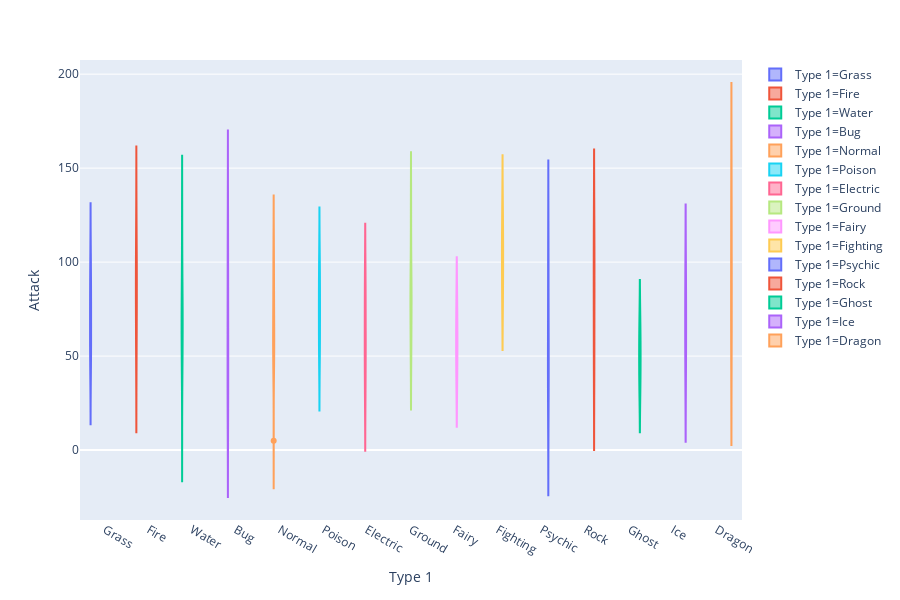

The notebook cell this image was saved under:
### Code cell
fig=px.violin(df,x="Type 1",y="Attack",color="Type 1")
fig.show()

### Figure 1 — Plotly figure (JSON) as saved in the notebook; plotly's stock layout.template omitted (floating-point values rounded to 4 significant figures)
{"data": [{"alignmentgroup": "True", "box": {"visible": false}, "hoverlabel": {"namelength": 0}, "hovertemplate": "Type 1=%{x}<br>Attack=%{y}", "legendgroup": "Type 1=Grass", "marker": {"color": "#636efa"}, "name": "Type 1=Grass", "offsetgroup": "Type 1=Grass", "orientation": "v", "scalegroup": "True", "showlegend": true, "type": "violin", "x": ["Grass", "Grass", "Grass", "Grass", "Grass", "Grass", "Grass", "Grass", "Grass", "Grass", "Grass", "Grass"], "x0": " ", "xaxis": "x", "y": [49, 62, 82, 50, 65, 80, 75, 90, 105, 40, 95, 55], "y0": " ", "yaxis": "y"}, {"alignmentgroup": "True", "box": {"visible": false}, "hoverlabel": {"namelength": 0}, "hovertemplate": "Type 1=%{x}<br>Attack=%{y}", "legendgroup": "Type 1=Fire", "marker": {"color": "#EF553B"}, "name": "Type 1=Fire", "offsetgroup": "Type 1=Fire", "orientation": "v", "scalegroup": "True", "showlegend": true, "type": "violin", "x": ["Fire", "Fire", "Fire", "Fire", "Fire", "Fire", "Fire", "Fire", "Fire", "Fire", "Fire", "Fire"], "x0": " ", "xaxis": "x", "y": [52, 64, 84, 41, 76, 70, 110, 85, 100, 95, 130, 100], "y0": " ", "yaxis": "y"}, {"alignmentgroup": "True", "box": {"visible": false}, "hoverlabel": {"namelength": 0}, "hovertemplate": "Type 1=%{x}<br>Attack=%{y}", "legendgroup": "Type 1=Water", "marker": {"color": "#00cc96"}, "name": "Type 1=Water", "offsetgroup": "Type 1=Water", "orientation": "v", "scalegroup": "True", "showlegend": true, "type": "violin", "x": ["Water", "Water", "Water", "Water", "Water", "Water", "Water", "Water", "Water", "Water", "Water", "Water", "Water", "Water", "Water", "Water", "Water", "Water", "Water", "Water", "Water", "Water", "Water", "Water", "Water", "Water", "Water", "Water"], "x0": " ", "xaxis": "x", "y": [48, 63, 83, 52, 82, 50, 65, 95, 40, 70, 65, 75, 45, 70, 65, 95, 105, 130, 40, 65, 67, 92, 45, 75, 10, 125, 85, 65], "y0": " ", "yaxis": "y"}, {"alignmentgroup": "True", "box": {"visible": false}, "hoverlabel": {"namelength": 0}, "hovertemplate": "Type 1=%{x}<br>Attack=%{y}", "legendgroup": "Type 1=Bug", "marker": {"color": "#ab63fa"}, "name": "Type 1=Bug", "offsetgroup": "Type 1=Bug", "orientation": "v", "scalegroup": "True", "showlegend": true, "type": "violin", "x": ["Bug", "Bug", "Bug", "Bug", "Bug", "Bug", "Bug", "Bug", "Bug", "Bug", "Bug", "Bug"], "x0": " ", "xaxis": "x", "y": [30, 20, 45, 35, 25, 90, 70, 95, 55, 65, 110, 125], "y0": " ", "yaxis": "y"}, {"alignmentgroup": "True", "box": {"visible": false}, "hoverlabel": {"namelength": 0}, "hovertemplate": "Type 1=%{x}<br>Attack=%{y}", "legendgroup": "Type 1=Normal", "marker": {"color": "#FFA15A"}, "name": "Type 1=Normal", "offsetgroup": "Type 1=Normal", "orientation": "v", "scalegroup": "True", "showlegend": true, "type": "violin", "x": ["Normal", "Normal", "Normal", "Normal", "Normal", "Normal", "Normal", "Normal", "Normal", "Normal", "Normal", "Normal", "Normal", "Normal", "Normal", "Normal", "Normal", "Normal", "Normal", "Normal", "Normal", "Normal"], "x0": " ", "xaxis": "x", "y": [45, 60, 80, 56, 81, 60, 90, 45, 70, 45, 70, 65, 85, 110, 55, 5, 95, 100, 48, 55, 60, 110], "y0": " ", "yaxis": "y"}, {"alignmentgroup": "True", "box": {"visible": false}, "hoverlabel": {"namelength": 0}, "hovertemplate": "Type 1=%{x}<br>Attack=%{y}", "legendgroup": "Type 1=Poison", "marker": {"color": "#19d3f3"}, "name": "Type 1=Poison", "offsetgroup": "Type 1=Poison", "orientation": "v", "scalegroup": "True", "showlegend": true, "type": "violin", "x": ["Poison", "Poison", "Poison", "Poison", "Poison", "Poison", "Poison", "Poison", "Poison", "Poison", "Poison", "Poison", "Poison", "Poison"], "x0": " ", "xaxis": "x", "y": [60, 85, 47, 62, 92, 57, 72, 102, 45, 80, 80, 105, 65, 90], "y0": " ", "yaxis": "y"}, {"alignmentgroup": "True", "box": {"visible": false}, "hoverlabel": {"namelength": 0}, "hovertemplate": "Type 1=%{x}<br>Attack=%{y}", "legendgroup": "Type 1=Electric", "marker": {"color": "#FF6692"}, "name": "Type 1=Electric", "offsetgroup": "Type 1=Electric", "orientation": "v", "scalegroup": "True", "showlegend": true, "type": "violin", "x": ["Electric", "Electric", "Electric", "Electric", "Electric", "Electric", "Electric", "Electric", "Electric"], "x0": " ", "xaxis": "x", "y": [55, 90, 35, 60, 30, 50, 83, 65, 90], "y0": " ", "yaxis": "y"}, {"alignmentgroup": "True", "box": {"visible": false}, "hoverlabel": {"namelength": 0}, "hovertemplate": "Type 1=%{x}<br>Attack=%{y}", "legendgroup": "Type 1=Ground", "marker": {"color": "#B6E880"}, "name": "Type 1=Ground", "offsetgroup": "Type 1=Ground", "orientation": "v", "scalegroup": "True", "showlegend": true, "type": "violin", "x": ["Ground", "Ground", "Ground", "Ground", "Ground", "Ground", "Ground", "Ground"], "x0": " ", "xaxis": "x", "y": [75, 100, 55, 80, 50, 80, 85, 130], "y0": " ", "yaxis": "y"}, {"alignmentgroup": "True", "box": {"visible": false}, "hoverlabel": {"namelength": 0}, "hovertemplate": "Type 1=%{x}<br>Attack=%{y}", "legendgroup": "Type 1=Fairy", "marker": {"color": "#FF97FF"}, "name": "Type 1=Fairy", "offsetgroup": "Type 1=Fairy", "orientation": "v", "scalegroup": "True", "showlegend": true, "type": "violin", "x": ["Fairy", "Fairy"], "x0": " ", "xaxis": "x", "y": [45, 70], "y0": " ", "yaxis": "y"}, {"alignmentgroup": "True", "box": {"visible": false}, "hoverlabel": {"namelength": 0}, "hovertemplate": "Type 1=%{x}<br>Attack=%{y}", "legendgroup": "Type 1=Fighting", "marker": {"color": "#FECB52"}, "name": "Type 1=Fighting", "offsetgroup": "Type 1=Fighting", "orientation": "v", "scalegroup": "True", "showlegend": true, "type": "violin", "x": ["Fighting", "Fighting", "Fighting", "Fighting", "Fighting", "Fighting", "Fighting"], "x0": " ", "xaxis": "x", "y": [80, 105, 80, 100, 130, 120, 105], "y0": " ", "yaxis": "y"}, {"alignmentgroup": "True", "box": {"visible": false}, "hoverlabel": {"namelength": 0}, "hovertemplate": "Type 1=%{x}<br>Attack=%{y}", "legendgroup": "Type 1=Psychic", "marker": {"color": "#636efa"}, "name": "Type 1=Psychic", "offsetgroup": "Type 1=Psychic", "orientation": "v", "scalegroup": "True", "showlegend": true, "type": "violin", "x": ["Psychic", "Psychic", "Psychic", "Psychic", "Psychic", "Psychic", "Psychic", "Psychic"], "x0": " ", "xaxis": "x", "y": [20, 35, 50, 48, 73, 45, 110, 100], "y0": " ", "yaxis": "y"}, {"alignmentgroup": "True", "box": {"visible": false}, "hoverlabel": {"namelength": 0}, "hovertemplate": "Type 1=%{x}<br>Attack=%{y}", "legendgroup": "Type 1=Rock", "marker": {"color": "#EF553B"}, "name": "Type 1=Rock", "offsetgroup": "Type 1=Rock", "orientation": "v", "scalegroup": "True", "showlegend": true, "type": "violin", "x": ["Rock", "Rock", "Rock", "Rock", "Rock", "Rock", "Rock", "Rock", "Rock"], "x0": " ", "xaxis": "x", "y": [80, 95, 120, 45, 40, 60, 80, 115, 105], "y0": " ", "yaxis": "y"}, {"alignmentgroup": "True", "box": {"visible": false}, "hoverlabel": {"namelength": 0}, "hovertemplate": "Type 1=%{x}<br>Attack=%{y}", "legendgroup": "Type 1=Ghost", "marker": {"color": "#00cc96"}, "name": "Type 1=Ghost", "offsetgroup": "Type 1=Ghost", "orientation": "v", "scalegroup": "True", "showlegend": true, "type": "violin", "x": ["Ghost", "Ghost", "Ghost"], "x0": " ", "xaxis": "x", "y": [35, 50, 65], "y0": " ", "yaxis": "y"}, {"alignmentgroup": "True", "box": {"visible": false}, "hoverlabel": {"namelength": 0}, "hovertemplate": "Type 1=%{x}<br>Attack=%{y}", "legendgroup": "Type 1=Ice", "marker": {"color": "#ab63fa"}, "name": "Type 1=Ice", "offsetgroup": "Type 1=Ice", "orientation": "v", "scalegroup": "True", "showlegend": true, "type": "violin", "x": ["Ice", "Ice"], "x0": " ", "xaxis": "x", "y": [50, 85], "y0": " ", "yaxis": "y"}, {"alignmentgroup": "True", "box": {"visible": false}, "hoverlabel": {"namelength": 0}, "hovertemplate": "Type 1=%{x}<br>Attack=%{y}", "legendgroup": "Type 1=Dragon", "marker": {"color": "#FFA15A"}, "name": "Type 1=Dragon", "offsetgroup": "Type 1=Dragon", "orientation": "v", "scalegroup": "True", "showlegend": true, "type": "violin", "x": ["Dragon", "Dragon", "Dragon"], "x0": " ", "xaxis": "x", "y": [64, 84, 134], "y0": " ", "yaxis": "y"}], "layout": {"height": 600, "legend": {"tracegroupgap": 0}, "margin": {"t": 60}, "violinmode": "group", "xaxis": {"anchor": "y", "categoryarray": ["Grass", "Fire", "Water", "Bug", "Normal", "Poison", "Electric", "Ground", "Fairy", "Fighting", "Psychic", "Rock", "Ghost", "Ice", "Dragon"], "categoryorder": "array", "domain": [0, 1], "title": {"text": "Type 1"}}, "yaxis": {"anchor": "x", "domain": [0, 1], "title": {"text": "Attack"}}}}
